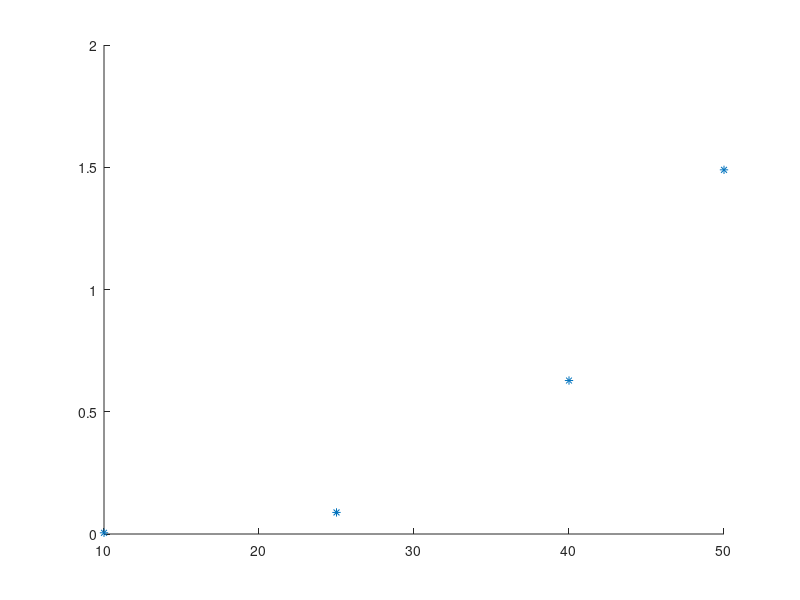

Recreate this plot in MATLAB. (Note: this script raises an error after producing the figure.)
clear; close all;

N_sample = 10;
N = 50;
N_interps = [10 25 40 50];

X_grid_vec = linspace(0,1,N);

setups = {'CPU','GPU (w/o bus)','GPU (w/ bus)','GPU (w/ gather)'};
N_setup = length(setups);

times = zeros(N_sample,length(N_interps),N_setup);

figure
hold on

for setup_idx = 1:N_setup
    setup = setups{setup_idx};
    for N_interp_idx = 1:length(N_interps)
        N_interp = N_interps(N_interp_idx);
        X_grid_vec_interp = linspace(0,1,N_interp);
        for sample_idx = 1:N_sample
            if strcmp(setup,'CPU')
                A = rand(N,N,N,N);
                tic
                B = interpn(X_grid_vec,X_grid_vec,X_grid_vec,X_grid_vec,A,X_grid_vec_interp',X_grid_vec_interp,X_grid_vec_interp,X_grid_vec_interp);
                times(sample_idx,N_interp_idx,setup_idx) = toc;
            elseif strcmp(setup,'GPU (w/o bus)')
                A = gpuArray(rand(N,N,N,N));
                tic
                B = interpn(X_grid_vec,X_grid_vec,X_grid_vec,X_grid_vec,A,X_grid_vec_interp',X_grid_vec_interp,X_grid_vec_interp,X_grid_vec_interp);
                times(sample_idx,N_interp_idx,setup_idx) = toc;
            elseif strcmp(setup,'GPU (w/ bus)')
                A = rand(N,N,N,N);
                tic
                A_gpu = gpuArray(A);
                B = interpn(X_grid_vec,X_grid_vec,X_grid_vec,X_grid_vec,A_gpu,X_grid_vec_interp',X_grid_vec_interp,X_grid_vec_interp,X_grid_vec_interp);
                times(sample_idx,N_interp_idx,setup_idx) = toc;
            elseif strcmp(setup,'GPU (w/ gather)')
                A = rand(N,N,N,N);
                A_gpu = gpuArray(A);
                tic
                B = interpn(X_grid_vec,X_grid_vec,X_grid_vec,X_grid_vec,A_gpu,X_grid_vec_interp',X_grid_vec_interp,X_grid_vec_interp,X_grid_vec_interp);
                B = gather(B);
                times(sample_idx,N_interp_idx,setup_idx) = toc;
            end
        end
    end
    
    p(setup_idx) = plot(N_interps,mean(times(:,:,setup_idx),1),'*');
    p(setup_idx).DisplayName = setup;
    title(['Time elapsed vs size of 4D interpolation grid vector' newline setup])
    xlabel(['Size of 4D interp grid vec' newline '(i.e. axis label = 10 --> 10^4 points interpolated)'])
    ylabel(['time elapsed (averaged over ' num2str(N_sample) ' samples'])
end

legend('location','northwest')